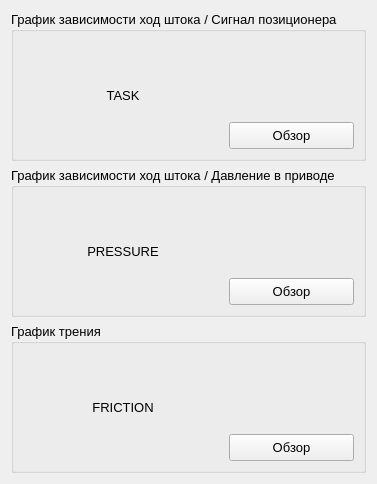
          <widget class="QWidget" name="tab_images">
           <attribute name="title">
            <string>Выбор изображений</string>
           </attribute>
           <layout class="QHBoxLayout" name="horizontalLayout_24">
            <item>
             <layout class="QVBoxLayout" name="verticalLayout_imagesChart">
              <item>
               <widget class="QGroupBox" name="groupBox_imageChartTask">
                <property name="font">
                 <font>
                  <family>Segoe UI</family>
                  <pointsize>10</pointsize>
                 </font>
                </property>
                <property name="title">
                 <string>График зависимости ход штока / Cигнал позиционера</string>
                </property>
                <layout class="QHBoxLayout" name="horizontalLayout_25">
                 <item>
                  <widget class="QLabel" name="label_imageChartTask">
                   <property name="enabled">
                    <bool>true</bool>
                   </property>
                   <property name="sizePolicy">
                    <sizepolicy hsizetype="Preferred" vsizetype="Preferred">
                     <horstretch>0</horstretch>
                     <verstretch>0</verstretch>
                    </sizepolicy>
                   </property>
                   <property name="minimumSize">
                    <size>
                     <width>200</width>
                     <height>108</height>
                    </size>
                   </property>
                   <property name="maximumSize">
                    <size>
                     <width>200</width>
                     <height>108</height>
                    </size>
                   </property>
                   <property name="text">
                    <string>TASK</string>
                   </property>
                   <property name="scaledContents">
                    <bool>true</bool>
                   </property>
                   <property name="alignment">
                    <set>Qt::AlignmentFlag::AlignCenter</set>
                   </property>
                   <property name="wordWrap">
                    <bool>true</bool>
                   </property>
                  </widget>
                 </item>
                 <item>
                  <layout class="QVBoxLayout" name="verticalLayout_imageChartTask">
                   <item>
                    <spacer name="verticalSpacer_imageChartTask">
                     <property name="orientation">
                      <enum>Qt::Orientation::Vertical</enum>
                     </property>
                     <property name="sizeHint" stdset="0">
                      <size>
                       <width>20</width>
                       <height>40</height>
                      </size>
                     </property>
                    </spacer>
                   </item>
                   <item>
                    <widget class="QPushButton" name="pushButton_imageChartTask">
                     <property name="sizePolicy">
                      <sizepolicy hsizetype="Minimum" vsizetype="Preferred">
                       <horstretch>0</horstretch>
                       <verstretch>0</verstretch>
                      </sizepolicy>
                     </property>
                     <property name="styleSheet">
                      <string notr="true">padding: 5px 5px;</string>
                     </property>
                     <property name="text">
                      <string>Обзор</string>
                     </property>
                    </widget>
                   </item>
                  </layout>
                 </item>
                </layout>
               </widget>
              </item>
              <item>
               <widget class="QGroupBox" name="groupBox_imageChartPressure">
                <property name="font">
                 <font>
                  <family>Segoe UI</family>
                  <pointsize>10</pointsize>
                 </font>
                </property>
                <property name="title">
                 <string>График зависимости ход штока / Давление в приводе</string>
                </property>
                <layout class="QHBoxLayout" name="horizontalLayout_26">
                 <item>
                  <widget class="QLabel" name="label_imageChartPressure">
                   <property name="sizePolicy">
                    <sizepolicy hsizetype="Preferred" vsizetype="Preferred">
                     <horstretch>0</horstretch>
                     <verstretch>0</verstretch>
                    </sizepolicy>
                   </property>
                   <property name="minimumSize">
                    <size>
                     <width>200</width>
                     <height>108</height>
                    </size>
                   </property>
                   <property name="maximumSize">
                    <size>
                     <width>200</width>
                     <height>108</height>
                    </size>
                   </property>
                   <property name="text">
                    <string>PRESSURE</string>
                   </property>
                   <property name="scaledContents">
                    <bool>true</bool>
                   </property>
                   <property name="alignment">
                    <set>Qt::AlignmentFlag::AlignCenter</set>
                   </property>
                   <property name="wordWrap">
                    <bool>true</bool>
                   </property>
                  </widget>
                 </item>
                 <item>
                  <layout class="QVBoxLayout" name="verticalLayout_imageChartPressure">
                   <item>
                    <spacer name="verticalSpacer_imageChartPressure">
                     <property name="orientation">
                      <enum>Qt::Orientation::Vertical</enum>
                     </property>
                     <property name="sizeHint" stdset="0">
                      <size>
                       <width>20</width>
                       <height>40</height>
                      </size>
                     </property>
                    </spacer>
                   </item>
                   <item>
                    <widget class="QPushButton" name="pushButton_imageChartPressure">
                     <property name="sizePolicy">
                      <sizepolicy hsizetype="Minimum" vsizetype="Preferred">
                       <horstretch>0</horstretch>
                       <verstretch>0</verstretch>
                      </sizepolicy>
                     </property>
                     <property name="styleSheet">
                      <string notr="true">padding: 5px 5px;</string>
                     </property>
                     <property name="text">
                      <string>Обзор</string>
                     </property>
                    </widget>
                   </item>
                  </layout>
                 </item>
                </layout>
               </widget>
              </item>
              <item>
               <widget class="QGroupBox" name="groupBox_imageChartFriction">
                <property name="font">
                 <font>
                  <family>Segoe UI</family>
                  <pointsize>10</pointsize>
                 </font>
                </property>
                <property name="title">
                 <string>График трения</string>
                </property>
                <layout class="QHBoxLayout" name="horizontalLayout_27">
                 <item>
                  <widget class="QLabel" name="label_imageChartFriction">
                   <property name="minimumSize">
                    <size>
                     <width>200</width>
                     <height>108</height>
                    </size>
                   </property>
                   <property name="maximumSize">
                    <size>
                     <width>200</width>
                     <height>108</height>
                    </size>
                   </property>
                   <property name="text">
                    <string>FRICTION</string>
                   </property>
                   <property name="scaledContents">
                    <bool>true</bool>
                   </property>
                   <property name="alignment">
                    <set>Qt::AlignmentFlag::AlignCenter</set>
                   </property>
                   <property name="wordWrap">
                    <bool>true</bool>
                   </property>
                  </widget>
                 </item>
                 <item>
                  <layout class="QVBoxLayout" name="verticalLayout_imageChartFriction">
                   <item>
                    <spacer name="verticalSpacer_imageChartFriction">
                     <property name="orientation">
                      <enum>Qt::Orientation::Vertical</enum>
                     </property>
                     <property name="sizeHint" stdset="0">
                      <size>
                       <width>20</width>
                       <height>40</height>
                      </size>
                     </property>
                    </spacer>
                   </item>
                   <item>
                    <widget class="QPushButton" name="pushButton_imageChartFriction">
                     <property name="sizePolicy">
                      <sizepolicy hsizetype="Minimum" vsizetype="Preferred">
                       <horstretch>0</horstretch>
                       <verstretch>0</verstretch>
                      </sizepolicy>
                     </property>
                     <property name="styleSheet">
                      <string notr="true">padding: 5px 5px;</string>
                     </property>
                     <property name="text">
                      <string>Обзор</string>
                     </property>
                    </widget>
                   </item>
                  </layout>
                 </item>
                </layout>
               </widget>
              </item>
             </layout>
            </item>
            <item>
             <spacer name="horizontalSpacer_18">
              <property name="orientation">
               <enum>Qt::Orientation::Horizontal</enum>
              </property>
              <property name="sizeHint" stdset="0">
               <size>
                <width>0</width>
                <height>0</height>
               </size>
              </property>
             </spacer>
            </item>
           </layout>
          </widget>
